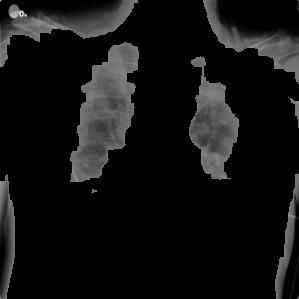
#> input picture Experiments/data/segmentation flood/Covid/COVID-1.jpg, 299 x 299 px
$ python -i flood_segmentation.py   (imports and definitions only)
#> lines starting #> are read from the running program, lines starting #| are printed output that depends on the picture; after the words box and inside, x2 and y2 are one past the last pixel; in counts of white or black regions, pixels touching at a corner belong together
#> further down, picture is the input picture: shape (299, 299, 3); min 0, max 255, mean 18.4
# -*- coding: utf-8 -*-
"""
Created on Sat Oct  15 21:04:56 2022
@author: Sara
"""
from skimage import img_as_ubyte
import matplotlib.pyplot as plt
import cv2
import os
import numpy as np
from skimage.color import rgb2gray
from skimage.io import imread
import skimage
from glob import glob
import warnings
# [1 line not run here, left out]

# %%
kernel_size = 5
iterations = 2

# %% Load images
def load_images(paths):
    images = []
    for path in paths:
        if "png" in path:
            image = imread(path)
            image = cv2.cvtColor(image, cv2.COLOR_GRAY2RGB)
            images.append(image)
    return images

# Plot images
def plot_images(arr, title=''):
    plt.figure(figsize=(15, 25))
    for i in range(len(arr)):
        plt.subplot(1, len(arr), i + 1)
        plt.title(title)
        plt.imshow(arr[i], cmap='gray')

# Merge image with binary mask
def mask_merge_segmented(uri_image, image_cluster):
    new_image = uri_image.copy()
    new_image[:, :] *= image_cluster
    return new_image

# Segment using flood technique
# https://stackoverflow.com/a/67896956/12899060
def flood(image):
    # Convert image to gray
    gray = rgb2gray(image)
    # Convert to float and divide by 255
    image_float = image.astype(float) / 255.
    # Calculate channel K and convert back to uint 8
    k_channel = 1 - np.max(image_float, axis=2)
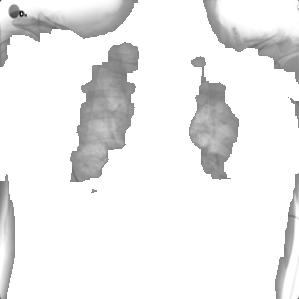
#> k_channel: shape (299, 299) float64; min 0, max 1, mean 0.928
    k_channel = (255*k_channel).astype(np.uint8)
    # Threshold via Otsu
    _, mask_binary = cv2.threshold(
        k_channel, 0, 1, cv2.THRESH_BINARY + cv2.THRESH_OTSU)
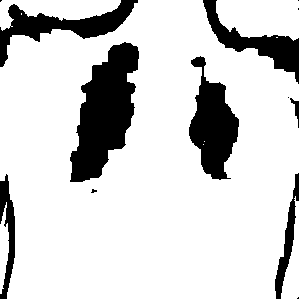
#> mask_binary: shape (299, 299); values 0 (black) and 1 (white), 82.3% white; 13 black regions (6 under 20 px), largest, box (x1, y1, x2, y2) and area: (70, 42, 139, 182) 5664, (189, 56, 239, 180) 3381, (0, 0, 138, 67) 2659
    # Get the structuring element
    morph_kernel = cv2.getStructuringElement(
        cv2.MORPH_RECT, (kernel_size, kernel_size))
    # Perform closing
    mask_binary = cv2.morphologyEx(
        mask_binary, cv2.MORPH_CLOSE, morph_kernel, None, None, iterations, cv2.BORDER_REFLECT101)
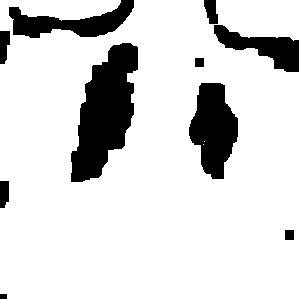
#> mask_binary: shape (299, 299); values 0 (black) and 1 (white), 84.7% white; 10 black regions, largest, box (x1, y1, x2, y2) and area: (71, 43, 138, 182) 5600, (189, 83, 238, 179) 3137, (9, 0, 134, 38) 2210
    # Merge binary mask with image
    image_result = mask_merge_segmented(gray, mask_binary)
#> in mask_merge_segmented, `new_image[:, :] *= image_cluster`:
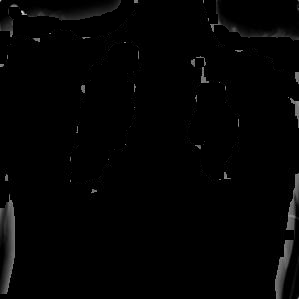
#> new_image: shape (299, 299) float64; min 0, max 0.898, mean 0.0127
    image_result = np.array(image_result)
    return gray, mask_binary, image_result

# %%
# [1 line not run here, left out]
# %% Get images
# Download data https://www.kaggle.com/datasets/tawsifurrahman/covid19-radiography-database
covid_images = glob('data/unsegmented/Covid/*')
normal_images = glob('data/unsegmented/Normal/*')
# [4 lines not run here, left out]
# %% Load some images
covid = load_images(covid_images[:5])
normal = load_images(normal_images[:5])
covid_1 = load_images(covid_images[:5])
normal_1 = load_images(normal_images[:5])
# %% Plot sample images
# [2 lines not run here, left out]
# %% Select any image and show plot its results, step by step segmentation
# [1 line that did not run here, left out]
# [1 line that did not run here, left out]
# Find the contours on the binary image:
# [1 line that did not run here, left out]
# [2 lines that did not run here, left out]
# Look for the outer bounding boxes (no children):
# [14 lines not run here, left out]
# %% Apply previous segmentation steps to all covid images
data_covid = list()
i = 0
# [3 lines not run here, left out]
# %% Apply previous segmentation steps to all normal images
data_normal = list()
# [6 lines not run here, left out]
# %% Create a directory to store segmented images
out_dir = "data/segmentation flood/"
# [17 lines not run here, left out]

>>> import cv2
>>> picture = cv2.cvtColor(cv2.imread('data/segmentation flood/Covid/COVID-1.jpg'), cv2.COLOR_BGR2RGB)
>>> result = flood(picture)
